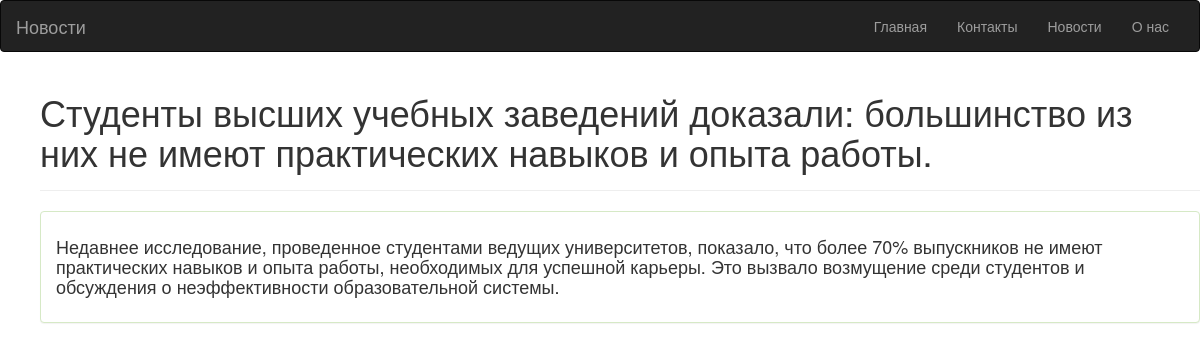
Screenshot of /news/2/ with the database file from the repository.
### blog/models.py (models this page shows)
class News(models.Model):
    title = models.CharField(max_length=1000)
    description = models.TextField()

### blog/views.py (the view)
# urls.py: path('news/<int:pk>/', NewsDetailView.as_view(), name='news_detail'),
class NewsDetailView(DetailView):
    template_name = 'blog/news_detail.html'
    model = News

### blog/templates/blog/news_detail.html (shortened to what this page needs)
<html>
    <head>
        <link rel="stylesheet" href="https://maxcdn.bootstrapcdn.com/bootstrap/3.3.7/css/bootstrap.min.css"
>
    </head>
    <body>
        <nav class="navbar navbar-inverse">
            <div class="container-fluid">
              <div class="navbar-header">
                <a class="navbar-brand" href="#">Новости</a>
              </div>
              <div class="collapse navbar-collapse" id="bs-example-navbar-collapse-1">
                <ul class="nav navbar-nav navbar-right">
                  <li><a href="{% url 'home' %}">Главная</a></li>
                  <li><a href="{% url 'contact' %}">Контакты</a></li>
                  <li><a href="{% url 'news_list' %}"> Новости </a></li>
                  <li><a href="{% url 'about' %}"> О нас </a></li>
                </ul>
              </div>
            </div>
        </nav>
        <ul>
          <div class="page-header">
            <h1>{{ object.title  }}</h1>
          </div>
          <div class="panel panel-success">
                <div class="panel-body">
                    <h4> {{ object.description  }} </h4>
                </div>
          </div>
        </ul>
    </body>
</html>

### rows the page displays
News: title "Студенты высших учебных заведений доказали: большинство из них не имеют практических навыков и опыта работы.", description "Недавнее исследование, проведенное студентами ведущих университетов, показало, что более 70% выпускников не имеют практических навыков и опыта работы, необходимых для успешной карьеры. Это вызвало возмущение среди студентов и обсуждения о неэффективности образовательной системы."
